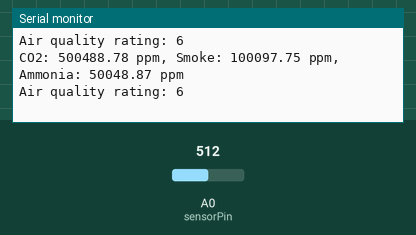
Simulated run of this sketch. Board: Arduino Uno, built with avr-gcc and run on an emulated ATmega328P. Parts: the last lines printed to the serial monitor. The test bench sets the inputs (shaded band); at power-on: A0 (sensorPin) = 512.

Above: at 1.8 s.
1.9 s: A0 (sensorPin) set to 490
At 2.9 s:
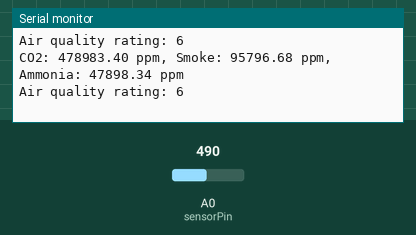
3.4 s: A0 (sensorPin) set to 510
At 4.9 s:
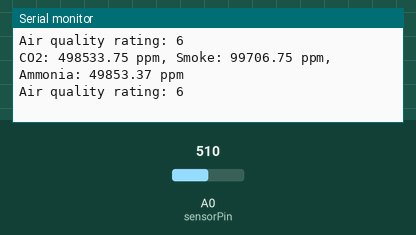
Timing chart, 0 to 6.4 s (numbered marks = the images above; inputs shaded):
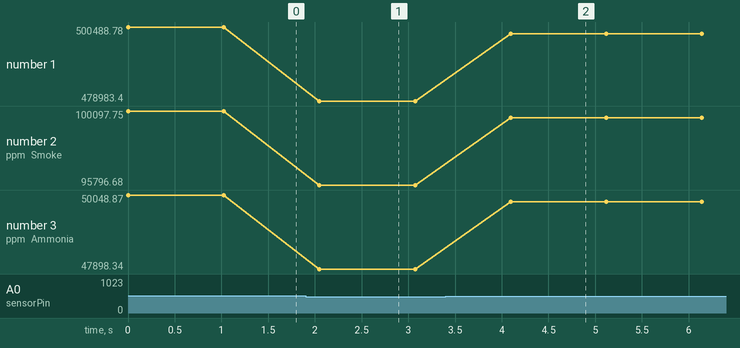

Measured:
- after the input at 1.9 s, the serial monitor: prints a new line after 0.15 s (image 1)
- after the input at 3.4 s, the serial monitor: prints a new line after 0.69 s (image 2)
- plotted number 1: 500488.78 → 478983.4 after the input at 1.9 s, 478983.4 → 498533.75 after the input at 3.4 s
- plotted number 2: 100097.75 → 95796.68 after the input at 1.9 s, 95796.68 → 99706.75 after the input at 3.4 s
- plotted number 3: 50048.87 → 47898.34 after the input at 1.9 s, 47898.34 → 49853.37 after the input at 3.4 s

The sketch:

AIR_TEST.ino
```cpp
int sensorPin = A0; // analog input pin for MQ-135 sensor
int thresholdCO2 = 1000; // threshold value for CO2 concentration
int thresholdSmoke = 500; // threshold value for smoke concentration
int thresholdNH3 = 100; // threshold value for ammonia concentration

void setup() {
  Serial.begin(9600); // initialize serial communication
}

void loop() {
  int sensorValue = analogRead(sensorPin); // read sensor value from A0 pin

  // calculate concentration of CO2 in ppm
  float concentrationCO2 = sensorValue * (5000.0 / 1023.0) / 5.0 * 1000.0;

  // calculate concentration of smoke in ppm
  float concentrationSmoke = sensorValue * (5000.0 / 1023.0) / 5.0 * 200.0;

  // calculate concentration of ammonia in ppm
  float concentrationNH3 = sensorValue * (5000.0 / 1023.0) / 5.0 * 100.0;

  // print concentration values to serial monitor
  Serial.print("CO2: ");
  Serial.print(concentrationCO2);
  Serial.print(" ppm, Smoke: ");
  Serial.print(concentrationSmoke);
  Serial.print(" ppm, Ammonia: ");
  Serial.print(concentrationNH3);
  Serial.println(" ppm");

  // assign rating based on concentration values
  int rating = 10;
  if (concentrationCO2 > thresholdCO2) {
    rating = min(rating, 8); // assign rating 8 if CO2 concentration exceeds threshold
  }
  if (concentrationSmoke > thresholdSmoke) {
    rating = min(rating, 6); // assign rating 6 if smoke concentration exceeds threshold
  }
  if (concentrationNH3 > thresholdNH3) {
    rating = min(rating, 7); // assign rating 7 if ammonia concentration exceeds threshold
  }

  // print air quality rating to serial monitor
  Serial.print("Air quality rating: ");
  Serial.println(rating);

  delay(1000); // wait for 1 second before reading again
}
```
